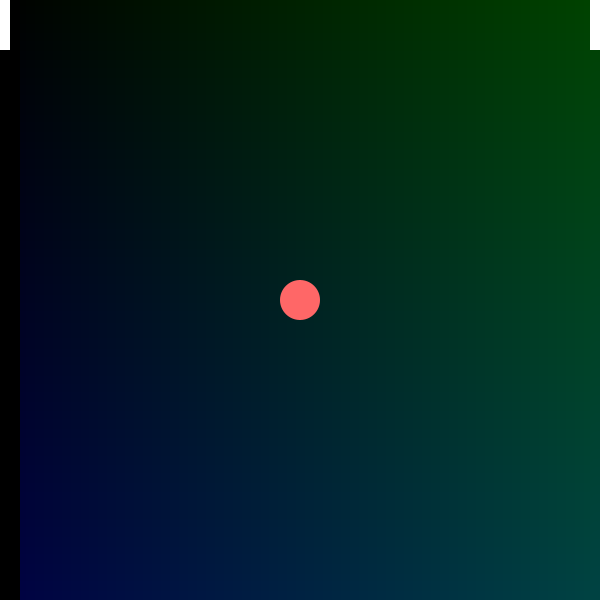
Frame 1 (no input)
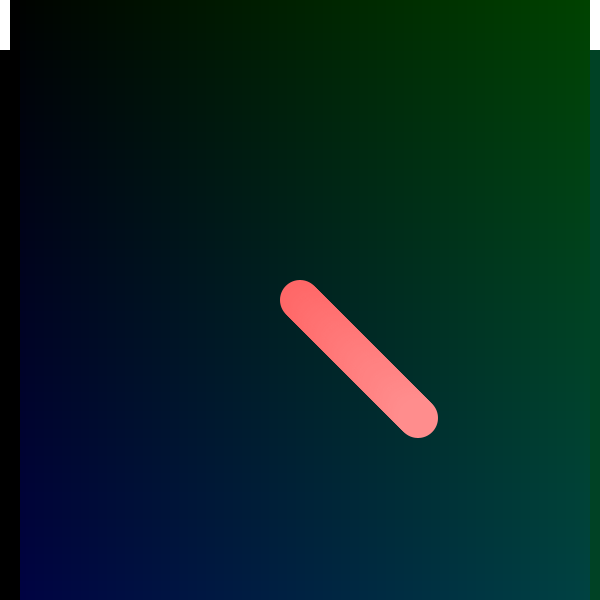
Frame 60 (the mouse pressed at the canvas centre just before this capture)
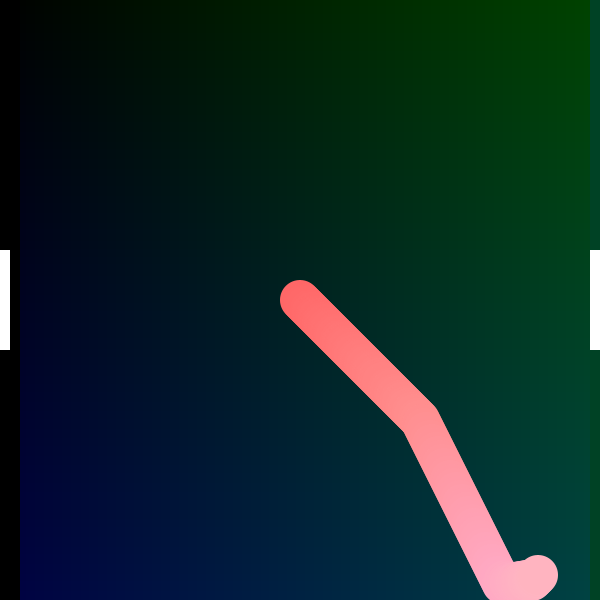
Frame 120 (the mouse held since frame 60 and released just before this capture)

The Processing sketch that drew these frames (run headless with seeded random() and noise(); from frame 60 on, the mouse is pressed at the canvas centre):

// Processing sketch: processing_161232
// ── processing_161232.pde

int cols = 600;
int rows = 600;
int i, j;

float pi = 3.14;

// for ball
float ballX = 300;
float ballY = 300;
int ballRadius = 20;
// for making ball move
float speed = 2;
float directionX = 1;
float directionY = 1;
// for calculating distance
float longestDistance, shortestDistance; 
float distance1, distance2;
// for paddles
int paddle1X; 
int paddle2X;
int paddleY;

// Declare pixel Array
int[][] pixelRed = new int[cols][rows];
int[][] pixelGreen = new int[cols][rows];
int[][] pixelBlue = new int[cols][rows];

void setup() {
  size (600, 600);

  // distances between paddle and ball  
  longestDistance = sqrt(50*50 + 30*30);
  shortestDistance = 15;

  // Initialize pixel RGB values
  for (j = 0; j < cols; j++) {
    for (i = 0; i < rows; i++) {
      pixelRed[i][j] = 255;
      pixelGreen[i][j] = i/3;
      pixelBlue[i][j] = j/3;
    }
  }

  //Draw background gradience
  for (i = 0; i < cols; i++) {
    for (j = 0; j < rows; j++) {
      fill(0, pixelGreen[i][j]/3, pixelBlue[i][j]/3);
      noStroke();
      ellipse(i, j, 20, 20);
    }
  }

  //background(0);
}

void draw () {
  /* draws ball
   fill(255);
   noStroke();
   ellipse(ballX, ballY, ballRadius*2, ballRadius*2); */

  // draws gradience based on ball location
  if (ballY > 0 && ballY < cols && ballX > 0 && ballX < rows) {
    i = int(ballX);
    j = int(ballY);
    fill(pixelRed[i][j], pixelGreen[i][j], pixelBlue[i][j]);
    noStroke();
    ellipse(i, j, ballRadius*2, ballRadius*2);
  }  

  fill(255, 255, 255, 5);
  noStroke();
  ellipse(ballX, ballY, ballRadius*2, ballRadius*2); 

  move(); // make ball move

    noStroke();
  fill(0);
  rect(0, 0, 20, 1200); // cover left paddle trail
  fill(0, 66, 37);
  rect(cols, 0, 20, 1200); // cover right paddle trail

  // draws paddles
  fill(255);
  noStroke();
  paddleY = mouseY;
  paddle1X = 0;
  paddle2X = width;
  rectMode(CENTER);
  rect(paddle1X, paddleY, 20, 100); // left paddle
  rect(paddle2X, paddleY, 20, 100); // right paddle

  bounce(); // make ball bounce
}

/******************************* Functions */
// function make ball move
void move () {
  if (!mousePressed) {
    ballX = ballX + speed * directionX;
    //ballY = ballY + (pow(speed, 4) * directionY);
    ballY = ballY + speed * directionY;
  } else {
    //ballY = ballY + speed * directionY;
    //ballY = ballY + (sin(speed*2) * directionY);

    //ballY = ballY + (pow(speed, 2) * directionY);
    ballX = ballX + speed;

    ballY = ballY + (pow(speed, 2) * directionY);
    // fill(255,0,0);
    // ellipse(i, j, 40, 40);
  }
}

// function make ball bounce
void bounce () {  
  // distances between paddle and ball
  distance1 = sqrt((paddleY - ballY) * (paddleY - ballY) + (paddle1X - ballX) * (paddle1X - ballX));
  distance2 = sqrt((paddleY - ballY) * (paddleY - ballY) + (paddle2X - ballX) * (paddle2X - ballX));

  // ball bounce if hit top or bottom of screen
  if (ballY < 0+20 || ballY > height-20) {
    directionY = directionY * -1 + random(-.3, .3);
  }
  // ball bounce if touch paddles
  else if (distance1 <= longestDistance || distance2 <= longestDistance) { 
    if (ballX == 30 || ballX == width - 30) {
      directionX = directionX * -1; 
      directionY = directionY + random(-.3, .3); 
      //counter++;
    }
  }
}

// void mousePressed() {
//   ballY = ballY + (pow(speed, 5) * directionY);
// }
